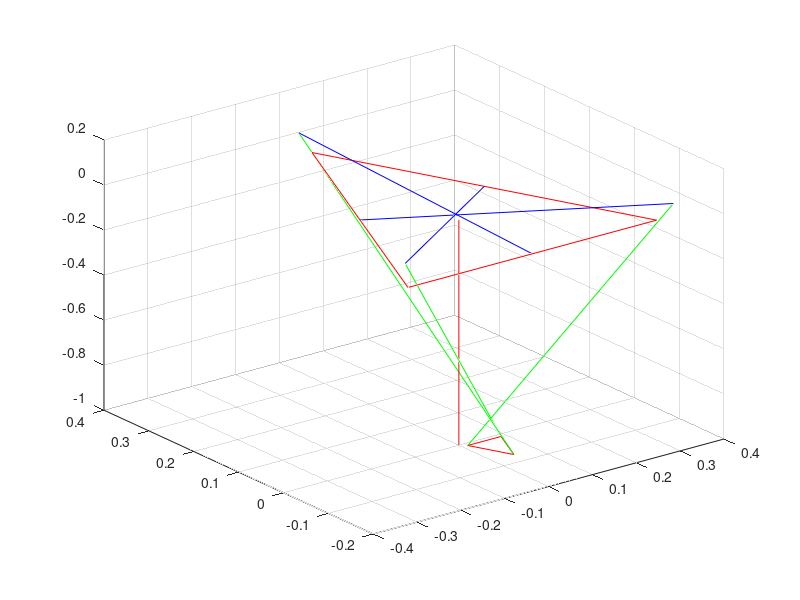

Write the MATLAB code that produced this figure.
    L = 0.524;
    l = 1.244;
    sB = 0.567;
    sP = 0.076;
%     x = 0.3;
%     y = 0.5;
%     z = -1.1;
    x = 0.05;
    y = -0.03;
    z = -1;

    x_ = 1;
    y_ = 2;
    z_ = 3;
    n1 = 1;
    n2 = 2;
    M_PI = 3.14159265358979323846;
    
    uB = sB * sqrt(3.0) / 3.0;
    wB = sB * sqrt(3.0) / 6.0;
    uP = sP * sqrt(3.0) / 3.0;
    wP = sP * sqrt(3.0) / 6.0;

    OB1(x_) = 0.0;
    OB1(y_) = -wB;
    OB1(z_) = 0.0;

    OB2(x_) = sqrt(3.0) * wB / 2.0;
    OB2(y_) = wB / 2.0;
    OB2(z_) = 0.0;

    OB3(x_) = -sqrt(3.0) * wB / 2.0;
    OB3(y_) = wB / 2.0;
    OB3(z_) = 0.0;

    OP1(x_) = x + 0.0;
    OP1(y_) = y + -uP;
    OP1(z_) = z + 0.0;

    OP2(x_) = x + sP / 2.0;
    OP2(y_) = y + wP;
    OP2(z_) = z + 0.0;

    OP3(x_) = x + -sP / 2.0;
    OP3(y_) = y + wP;
    OP3(z_) = z + 0.0;

    Ob1(x_) = sB / 2.0;
    Ob1(y_) = -wB;
    Ob1(z_) = 0;

    Ob2(x_) = 0.0;
    Ob2(y_) = uB;
    Ob2(z_) = 0.0;

    Ob3(x_) = -sB / 2.0;
    Ob3(y_) = -wB;
    Ob3(z_) = 0.0;
    
    OA1(x_) = 0.0;
    OA1(y_) = L - wB;
    OA1(z_) = 0.0;
    OA2(x_) = (sqrt(3.0) / 2.0) * (wB - L);
    OA2(y_) = (1 / 2) * (wB - L);
    OA2(z_) = 0.0;
    OA3(x_) = (sqrt(3.0) / 2.0) * (L - wB);
    OA3(y_) = (1.0 / 2.0) * (L + wB);
    OA3(z_) = 0.0;
    
    a = -uP + wB;
    b = (sP / 2.0) - (wB * sqrt(3) / 2);
    c = wP - (wB / 2.0);
    
    E1 = (2.0 * L * (y + a));
    F1 = 2.0 * z * L;
    G1 = (x * x) + (y * y) + (z * z) + (a * a) + (L * L) + (2 * y * a) - (l * l);
    E2 = -L * ((x + b) * sqrt(3.0) + y + c);
    F2 = 2.0 * z * L;
    G2 = (x * x) + (y * y) + (z * z) + (b * b) + (c * c) + (L * L) + 2 * ((x * b) + (y * c)) - (l * l);
    E3 = L * ((x - b) * sqrt(3.0) - y - c);
    F3 = 2.0 * z * L;
    G3 = (x * x) + (y * y) + (z * z) + (b * b) + (c * c) + (L * L) + 2 * (-x * b + y * c) - l * l;
    
    t(1,n1) = ((-F1 - sqrt((E1 * E1) + (F1 * F1) - (G1 * G1))) / (G1 - E1));
    q(1,n1) = 2*atan(t(1,n1));
    q(1,n1) = q(1,n1) * 180.0 / M_PI;
    t(1,n2) = ((-F1 + sqrt((E1 * E1) + (F1 * F1) - (G1 * G1))) / (G1 - E1));
    q(1,n2) = 2*atan(t(1,n2));
    q(1,n2) = q(1,n2) * 180.0 / M_PI;
    if (abs(q(1,n1)) < abs(q(1,n2)))
        q1_res = q(1,n1);
    else
        q1_res = q(1,n2);
    end

    t(2,n1) = ((-F2 - sqrt((E2 * E2) + (F2 * F2) - (G2 * G2))) / (G2 - E2));
    q(2,n1) = 2*atan(t(2,n1));
    q(2,n1) = q(2,n1) * 180.0 / M_PI;
    t(2,n2) = ((-F2 + sqrt((E2 * E2) + (F2 * F2) - (G2 * G2))) / (G2 - E2));
    q(2,n2) = 2*atan(t(2,n2));
    q(2,n2) = q(2,n2) * 180.0 / M_PI;
    if (abs(q(2,n1)) < abs(q(2,n2)))
        q2_res = q(2,n1);
    else
        q2_res = q(2,n2);
    end

    t(3,n1) = ((-F3 - sqrt((E3 * E3) + (F3 * F3) - (G3 * G3))) / (G3 - E3));
    q(3,n1) = 2*atan(t(3,n1));
    q(3,n1) = q(3,n1) * 180.0 / M_PI;
    t(3,n2) = ((-F3 + sqrt((E3 * E3) + (F3 * F3) - (G3 * G3))) / (G3 - E3));
    q(3,n2) = 2*atan(t(3,n2));
    q(3,n2) = q(3,n2) * 180.0 / M_PI;
    if (abs(q(3,n1)) < abs(q(3,n2)))
        q3_res = q(3,n1);
    else
        q3_res = q(3,n2);
    end

    figure;
    b1b2 = [Ob2;Ob1];
    b2b3 = [Ob3;Ob2];
    b3b1 = [Ob1;Ob3];
    plot3(b1b2(:,1),b1b2(:,2),b1b2(:,3),'r');
    hold on
    plot3(b2b3(:,1),b2b3(:,2),b2b3(:,3),'r');
    hold on
    plot3(b3b1(:,1),b3b1(:,2),b3b1(:,3),'r');
    hold on
    
    P1P2 = [OP1;OP2];
    P2P3 = [OP2;OP3];
    P3P1 = [OP3;OP1];
    plot3(P1P2(:,1),P1P2(:,2),P1P2(:,3),'r');
    hold on
    plot3(P2P3(:,1),P2P3(:,2),P2P3(:,3),'r');
    hold on
    plot3(P3P1(:,1),P3P1(:,2),P3P1(:,3),'r');
    hold on
    
    OA1_ = OB1 + [0, -L*cos(q1_res), -L*sin(q1_res)];
    OA2_ = OB2 + [L*sqrt(3.0)*cos(q2_res)/2.0, L*cos(q2_res)/2.0, -L*sin(q2_res)];
    OA3_ = OB3 + [-L*sqrt(3.0)*cos(q3_res)/2.0, L*cos(q3_res)/2.0, -L*sin(q3_res)];
    
    B1A1 = [OB1;OA1_];
    B2A2 = [OB2;OA2_];
    B3A3 = [OB3;OA3_];
    plot3(B1A1(:,1),B1A1(:,2),B1A1(:,3),'b');
    hold on
    plot3(B2A2(:,1),B2A2(:,2),B2A2(:,3),'b');
    hold on
    plot3(B3A3(:,1),B3A3(:,2),B3A3(:,3),'b');
    hold on
    
    A1P1 = [OA1_;OP1];
    A2P2 = [OA2_;OP2];
    A3P3 = [OA3_;OP3];
    plot3(A1P1(:,1),A1P1(:,2),A1P1(:,3),'g');
    hold on
    plot3(A2P2(:,1),A2P2(:,2),A2P2(:,3),'g');
    hold on
    plot3(A3P3(:,1),A3P3(:,2),A3P3(:,3),'g');
    hold on
    
    OZ = [[0,0,0];[0,0,z]];
    plot3(OZ(:,1),OZ(:,2),OZ(:,3),'r');
    grid on;